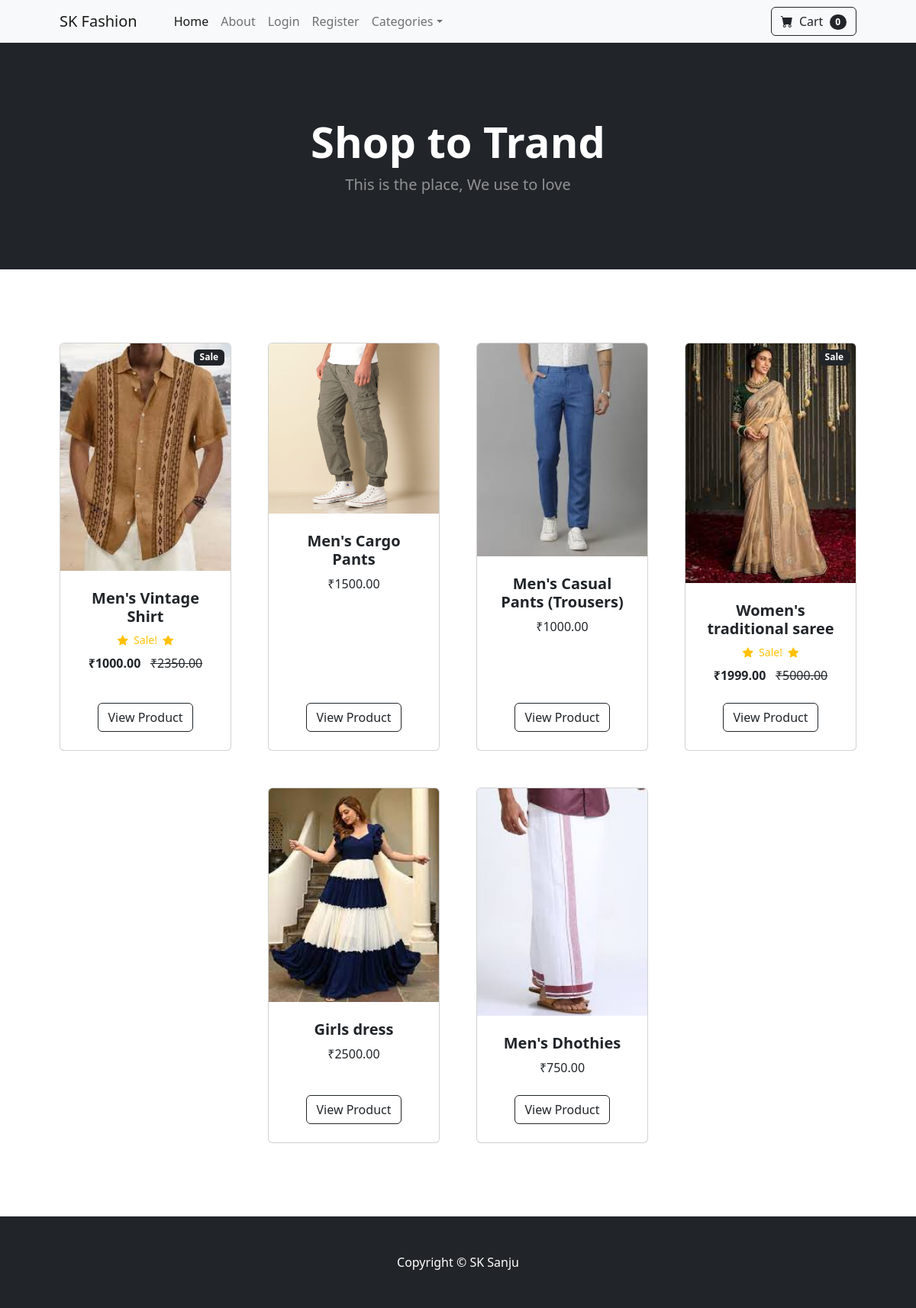
The page / on the database its author committed.
### store/models.py (models this page shows, shortened)
class Product(models.Model):
    id = models.AutoField(primary_key=True)
    name = models.CharField(max_length=50)
    price = models.DecimalField(default=0, decimal_places=2, max_digits=10)
    category = models.ForeignKey(Category, on_delete=models.CASCADE, db_column='category_id', blank=False, null=False)
    description = models.CharField(max_length=250, default='', blank=True, null=True)
    image = models.ImageField( upload_to='uploads/product/')
    is_sale = models.BooleanField(default=False)
    sale_price = models.DecimalField(default=0, decimal_places=2, max_digits=10)

### store/views.py (the view)
# urls.py: 2. Add a URL to urlpatterns:  path('', views.home, name='home')
def home(request):
    products = Product.objects.all()
    return render (request, 'home.html',{'products':products})

### cart/cart.py (called while the page is built)
    def __len__(self):
        return len(self.cart)

### cart/context_processors.py (called while the page is built)
def cart(request):
    return{'cart':Cart(request)}

### store/templates/home.html (shortened to what this page needs)
{% extends "base.html" %}
{% load static %}
{% block content %}
        <header class="bg-dark py-5">
            <div class="container px-4 px-lg-5 my-5">
                <div class="text-center text-white">
                    <h1 class="display-4 fw-bolder">Shop to Trand</h1>
                    <p class="lead fw-normal text-white-50 mb-0">This is the place, We use to love</p>
                </div>
            </div>
        </header>
        <section class="py-5">
            <div class="container px-4 px-lg-5 mt-5">
                <div class="row gx-4 gx-lg-5 row-cols-2 row-cols-md-3 row-cols-xl-4 justify-content-center">
                    {% for product in products %}
                    {% if product.is_sale %}
                    <div class="col mb-5">
                        <div class="card h-100">
                                <div class="badge bg-dark text-white position-absolute" style="top: 0.5rem; right: 0.5rem">Sale</div>
                            <img src="{{product.image.url}}" class="card-img-top" alt='img not found'/>
                            <div class="card-body p-4">
                                <div class="text-center">
                                    <h5 class="fw-bolder">{{product.name}}</h5>
                                    <div class="d-flex justify-content-center small text-warning mb-2">
                                        <div class="bi-star-fill"></div>
                                        &nbsp;&nbsp;Sale!&nbsp;&nbsp;
                                        <div class="bi-star-fill"></div>
                                    </div>
                                    <strong>₹{{product.sale_price}}</strong>
                                    <strike>
                                        ₹{{product.price}}
                                    </strike>
                                </div>
                            </div>
                            <div class="card-footer p-4 pt-0 border-top-0 bg-transparent">
                                <div class="text-center"><a class="btn btn-outline-dark mt-auto" href="{% url "product" product.id %}">View Product</a></div>
                            </div>
                        </div>
                    </div>
                    {% else %}
                    <div class="col mb-5">
                        <div class="card h-100">
                            <img src="{{product.image.url}}" class="card-img-top" alt='img not found'/>
                            <div class="card-body p-4">
                                <div class="text-center">
                                    <h5 class="fw-bolder">{{product.name}}</h5>
                                    ₹{{product.price}}
                                </div>
                            </div>
                            <div class="card-footer p-4 pt-0 border-top-0 bg-transparent">
                                <div class="text-center"><a class="btn btn-outline-dark mt-auto" href="{% url 'product' product.id %}">View Product</a></div>
                            </div>
                        </div>
                    </div>
                    {% endif %}
                    {% endfor %}
        </section>
        {% endblock %}

### store/templates/base.html (shortened to what this page needs)
{% load static %}
<!DOCTYPE html>
<html lang="en">
    <head>
        <link href="https://cdn.jsdelivr.net/npm/bootstrap-icons@1.5.0/font/bootstrap-icons.css" rel="stylesheet" />
        <link href="{% static "css/styles.css" %}" rel="stylesheet" />
        <script src="https://code.jquery.com/jquery-3.7.1.min.js"></script>    </head>
    <body>
        {% include "navbar.html" %}
        {% block content %}
        {% endblock content %}
        <footer class="py-5 bg-dark">
            <div class="container"><p class="m-0 text-center text-white">Copyright &copy; SK Sanju</p></div>
        </footer>
    </body>
</html>

### store/templates/navbar.html (shortened to what this page needs)
<nav class="navbar navbar-expand-lg navbar-light bg-light">
    <div class="container px-4 px-lg-5">
        <a class="navbar-brand" href="{% url "home" %}">SK Fashion</a>
        <div class="collapse navbar-collapse" id="navbarSupportedContent">
            <ul class="navbar-nav me-auto mb-2 mb-lg-0 ms-lg-4">
                <li class="nav-item"><a class="nav-link active" aria-current="page" href="{% url "home" %}">Home</a></li>
                <li class="nav-item"><a class="nav-link" href="{% url "about" %}">About</a></li>
                {% if user.is_authenticated %}
                <li class="nav-item"><a class="nav-link" href="{% url "logout" %}">Logout</a></li>
                <li class="nav-item"><a class="nav-link" href="{% url "update_user" %}">Profile</a></li>
                {% else %}
                <li class="nav-item"><a class="nav-link" href="{% url "login" %}">Login</a></li>
                <li class="nav-item"><a class="nav-link" href="{% url "register" %}">Register</a></li>
                {% endif %}
                <li class="nav-item dropdown">
                    <a class="nav-link dropdown-toggle" id="navbarDropdown" href="#" role="button" data-bs-toggle="dropdown" aria-expanded="false">Categories</a>
                </li>
            </ul>
            <form class="d-flex">
                <a href=" {% url "cart_summary" %} " class="btn btn-outline-dark"><i class="bi-cart-fill me-1"></i>
                    Cart
                    <span class="badge bg-dark text-white ms-1 rounded-pill" id="cart_quantity" >{{ cart|length }}</span></a>
            </form>
        </div>
    </div>
</nav>

### rows shown on the page
Product: image (picture), name "Men's Vintage Shirt", sale_price "1000.00", price "2350.00"
Product: image (picture), name "Men's Cargo Pants", price "1500.00"
Product: image (picture), name "Men's Casual Pants (Trousers)", price "1000.00"
Product: image (picture), name "Women's traditional saree", sale_price "1999.00", price "5000.00"
Product: image (picture), name "Girls dress", price "2500.00"
Product: image (picture), name "Men's Dhothies", price "750.00"

### other values the page prints
{{ cart|length }} "0"
